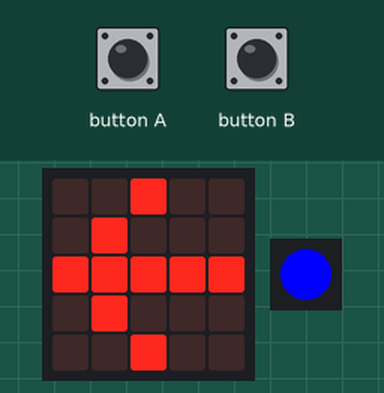
The program below on a simulated Calliope mini (MakeCode). Parts: the board's 5×5 LED display, 1 RGB LEDs in strip order, left to right. The test bench sets the inputs (shaded band).

Above: at 1.3 s.
1.4 s: button B pressed for 0.15 s
At 2.7 s:
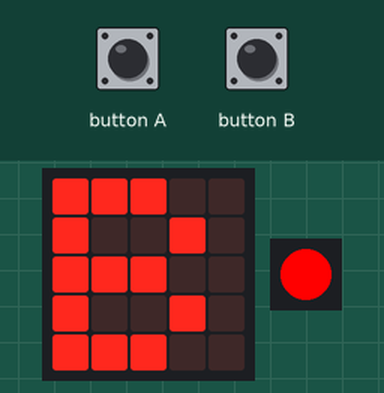
4.5 s: button A pressed for 0.15 s
At 5.8 s:
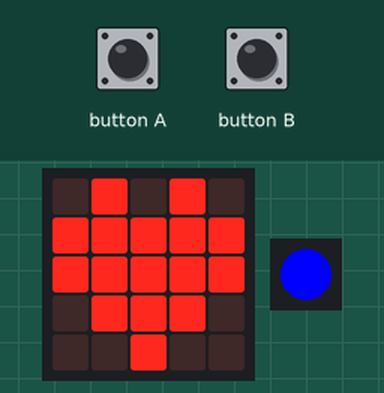
7.6 s: button A pressed for 0.15 s
At 8.9 s:
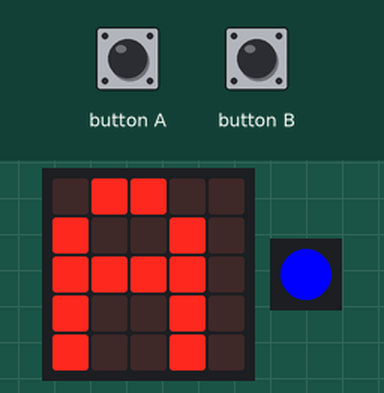
10.6 s: button B pressed for 0.15 s
At 12.0 s:
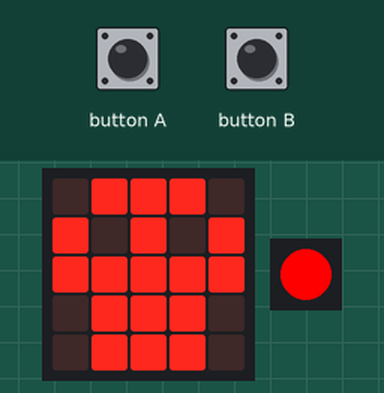
Timing chart, 0 to 14.4 s (numbered marks = the images above; inputs shaded):
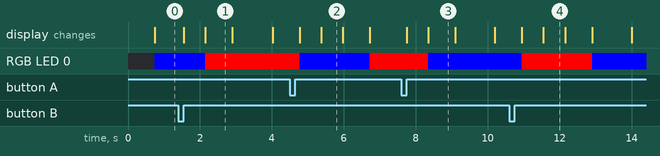

The program:

main.ts
```typescript
input.onButtonPressed(Button.A, function () {
    basic.showIcon(IconNames.Heart)
    basic.setLedColor(0x0000ff)
    basic.pause(500)
})
input.onButtonPressed(Button.B, function () {
    basic.showIcon(IconNames.Skull)
    basic.setLedColor(0xff0000)
    basic.pause(500)
})
basic.forever(function () {
    basic.showString("A")
    basic.setLedColor(0x0000ff)
    basic.showIcon(IconNames.ArrowWest)
    basic.pause(500)
    basic.showString("B")
    basic.setLedColor(0xff0000)
    basic.showIcon(IconNames.ArrowEast)
    basic.pause(500)
})
```

test.ts
```typescript
// Hier kann man Tests durchführen; diese Datei wird nicht kompiliert, wenn dieses Paket als Erweiterung verwendet wird.
```

Measured:
- after the input at 1.4 s, the display: first changes after 0.15 s (image 1 shows a later state)
- after the input at 4.5 s, the display: first differs from a run without the input after 0.87 s (image 2)
- after the input at 7.6 s, the display: first changes after 0.15 s (image 3 shows a later state)
- after the input at 10.6 s, the display: first differs from a run without the input after 0.95 s (image 4)
- what the display in image 1 shows lasts 0.7 s, from 2.2 s to 2.9 s
- what the display in image 2 shows lasts 0.6 s, from 5.4 s to 6.0 s
